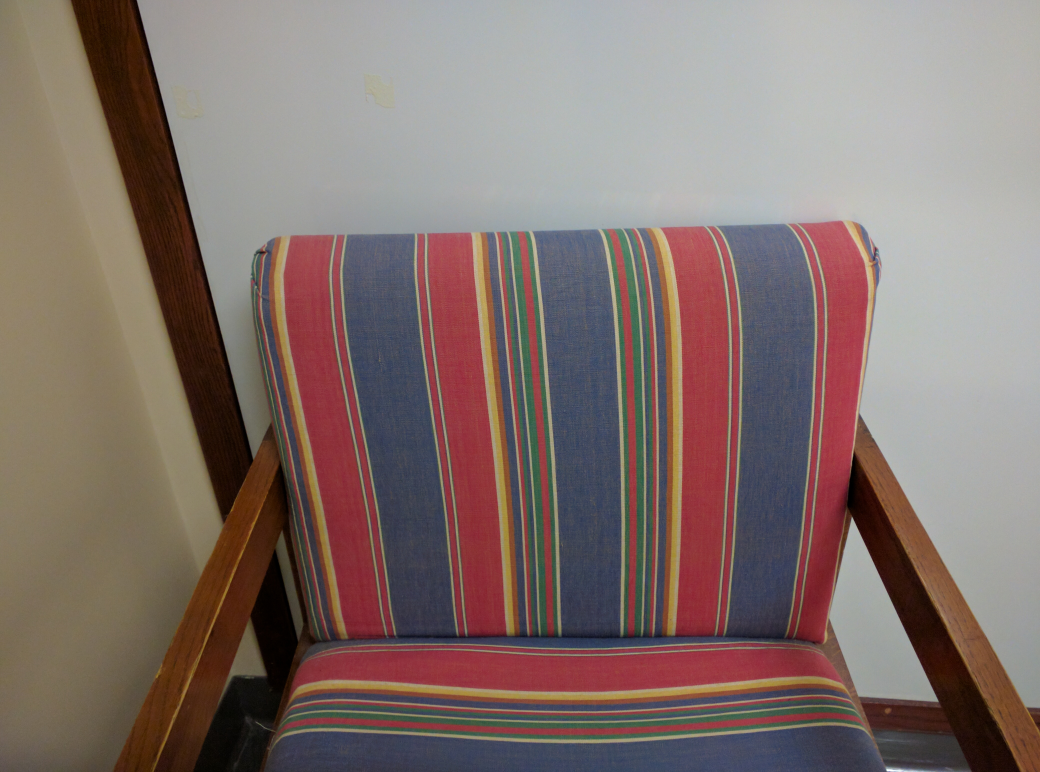
#> input picture data/raw/training/chair.jpg, 4160 x 3088 px (shown at 1/4 size)
$ jupyter execute 030_working_with_scikit_image.ipynb   (shell and % lines are left out)
#> lines starting #> are read from the running program, lines starting #| are printed output that depends on the picture; long printed decimals are rounded
# Working with scikit-image

To get the coordinates you need the `%matplotlib widget`.

The file name extension is not always trustworthy.

[cell 1]

import imageio.v3 as iio
import skimage
from matplotlib import pyplot

chair = iio.imread(uri="../data/raw/training/chair.jpg")
#> chair is the input picture: shape (3088, 4160, 3); mean R, G, B 130.6, 113.4, 108.5
the_figure, the_axes = pyplot.subplots()
the_axes.imshow(chair)
iio.imwrite(uri="../data/processed/chair.tif", image=chair)

## Resize the image

Get the current size, this is the `shape` of the numpy array.
The first two valued are y and x, then the colours.
So the colours should remain as 3 for RGB.

The double slash // is used for integer (or floor) division,
this divides the numbers and then gives you the lowest integer.

The term "ubyte" stands for "unsigned byte".
A byte is 8 bits so 256 options.

[cell 2]
new_shape = (chair.shape[0] // 10, chair.shape[1] // 10, chair.shape[2])
#> new_shape = (308, 416, 3)
smaller_chair = skimage.transform.resize(image=chair, output_shape=new_shape)
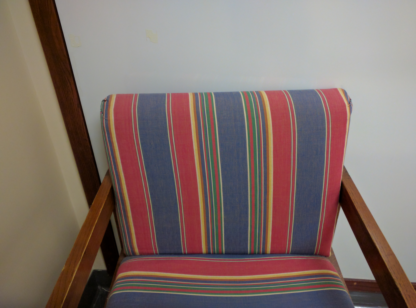
#> smaller_chair: shape (308, 416, 3) float64; mean R, G, B 0.512, 0.445, 0.426
print(smaller_chair[0, 0, :])
#| [0.5022 0.4742 0.3901]
# Convert to integer values between 0 and 255
smaller_chair = skimage.util.img_as_ubyte(smaller_chair)
print(smaller_chair[0, 0, :])
#| [128 121  99]

other_figure, other_axes = pyplot.subplots()
other_axes.imshow(smaller_chair)

# Save the smaller image
Then

[cell 3]
iio.imwrite(uri="../data/processed/smaller_chair.jpg", image=chair)


$ run again, with data/raw/training/board.jpg copied over data/raw/training/chair.jpg
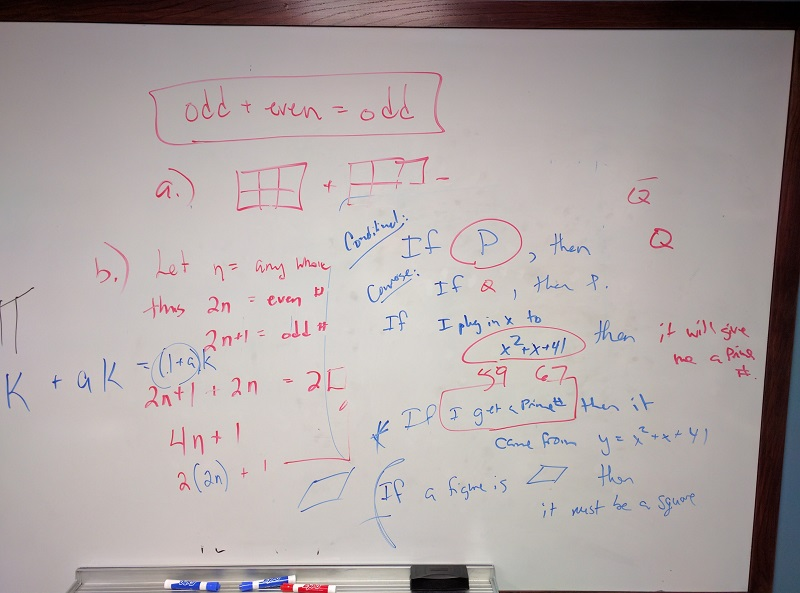
#> input picture data/raw/training/board.jpg, 800 x 593 px
#> chair is the input picture: shape (593, 800, 3); mean R, G, B 174.7, 165.6, 165.2
#> `smaller_chair = skimage.transform.resize(image=chair, output_shape=new..`:
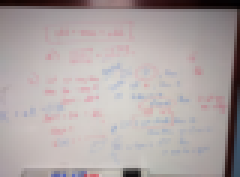
#> smaller_chair: shape (59, 80, 3) float64 (shown 3 times larger); mean R, G, B 0.685, 0.65, 0.648
#| [0.06804 0.01841 0.01052]
#| [17  5  3]
